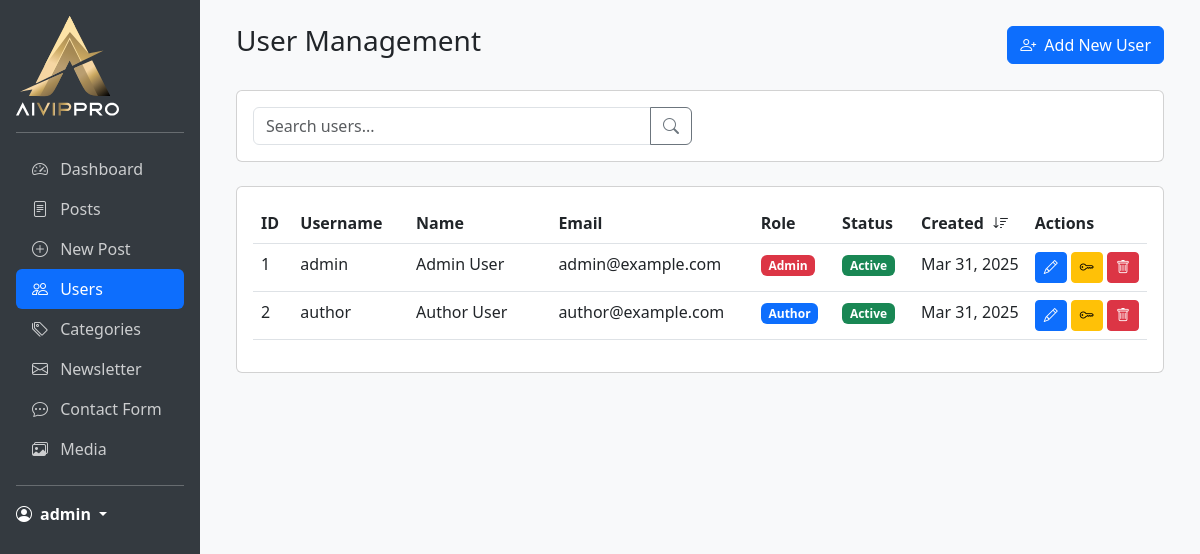
Page /admin/index.php?page=users (signed in) on the committed database.
### tables this page shows
CREATE TABLE IF NOT EXISTS users (
    id INT PRIMARY KEY AUTO_INCREMENT,
    username VARCHAR(50) NOT NULL UNIQUE,
    email VARCHAR(100) NOT NULL UNIQUE,
    password VARCHAR(255) NOT NULL,
    first_name VARCHAR(50) NOT NULL,
    last_name VARCHAR(50) NOT NULL,
    role ENUM('admin', 'author') NOT NULL DEFAULT 'author',
    status ENUM('active', 'inactive') NOT NULL DEFAULT 'active',
    last_login DATETIME,
    created_at DATETIME NOT NULL DEFAULT CURRENT_TIMESTAMP,
    updated_at DATETIME NOT NULL DEFAULT CURRENT_TIMESTAMP ON UPDATE CURRENT_TIMESTAMP,
    INDEX idx_username (username),
    INDEX idx_email (email),
    INDEX idx_role (role),
    INDEX idx_status (status)
);

### admin/pages/users.php (the view, shortened to what this page needs)
<?php
$page = isset($_GET['page_num']) ? (int)$_GET['page_num'] : 1;
$limit = 10;
$search = isset($_GET['search']) ? $_GET['search'] : '';
$sort_column = isset($_GET['sort']) ? $_GET['sort'] : 'created_at';
$sort_direction = isset($_GET['direction']) ? $_GET['direction'] : 'desc';
$db = new Database();
$conn = $db->getConnection();
$query = "SELECT * FROM users WHERE 1=1";
$params = [];
$types = "";
$offset = ($page - 1) * $limit;
$query .= " ORDER BY $sort_column $sort_direction LIMIT ? OFFSET ?";
$params[] = $limit;
$params[] = $offset;
$types .= "ii";
$stmt = $conn->prepare($query);
if (!empty($params)) {
    $stmt->bind_param($types, ...$params);
}
$stmt->execute();
$users = $stmt->get_result();
?>
<div class="container-fluid">
    <div class="d-flex justify-content-between align-items-center mb-4">
        <h1 class="h3">User Management</h1>
        <button type="button" class="btn btn-primary" data-bs-toggle="modal" data-bs-target="#addUserModal">
            <i class="bi bi-person-plus me-2"></i>Add New User
        </button>
    </div>
    <div class="card mb-4">
        <div class="card-body">
            <form method="GET" class="row g-3">
                <div class="col-md-6">
                    <div class="input-group">
                        <input type="text" class="form-control" name="search" placeholder="Search users..."
                               value="<?php echo htmlspecialchars($search); ?>">
                        <button class="btn btn-outline-secondary" type="submit">
                            <i class="bi bi-search"></i>
                        </button>
                    </div>
                </div>
            </form>
        </div>
    </div>
    <div class="card">
        <div class="card-body">
            <div class="table-responsive">
                <table class="table table-hover">
                    <thead>
                        <tr>
                            <th class="sortable" data-column="id">
                                ID
                            </th>
                            <th class="sortable" data-column="username">
                                Username
                            </th>
                            <th class="sortable" data-column="first_name">
                                Name
                            </th>
                            <th class="sortable" data-column="email">
                                Email
                            </th>
                            <th class="sortable" data-column="role">
                                Role
                            </th>
                            <th class="sortable" data-column="status">
                                Status
                            </th>
                            <th class="sortable" data-column="created_at">
                                Created
                                <?php if ($sort_column === 'created_at'): ?>
                                    <i class="bi bi-sort-<?php echo $sort_direction === 'asc' ? 'up' : 'down'; ?>"></i>
                                <?php endif; ?>
                            </th>
                            <th>Actions</th>
                        </tr>
                    </thead>
                    <tbody>
                        <?php while ($user = $users->fetch_assoc()): ?>
                        <tr>
                            <td><?php echo $user['id']; ?></td>
                            <td><?php echo htmlspecialchars($user['username']); ?></td>
                            <td><?php echo htmlspecialchars($user['first_name'] . ' ' . $user['last_name']); ?></td>
                            <td><?php echo htmlspecialchars($user['email']); ?></td>
                            <td>
                                <span class="badge bg-<?php echo $user['role'] === 'admin' ? 'danger' : 'primary'; ?>">
                                    <?php echo ucfirst($user['role']); ?>
                                </span>
                            </td>
                            <td>
                                <span class="badge bg-<?php echo $user['status'] === 'active' ? 'success' : 'warning'; ?>">
                                    <?php echo ucfirst($user['status']); ?>
                                </span>
                            </td>
                            <td><?php echo date('M j, Y', strtotime($user['created_at'])); ?></td>
                            <td>
                                <button class="btn btn-sm btn-primary edit-user" data-user='<?php echo json_encode($user); ?>'>
                                    <i class="bi bi-pencil"></i>
                                </button>
                                <button class="btn btn-sm btn-warning reset-password" data-id="<?php echo $user['id']; ?>">
                                    <i class="bi bi-key"></i>
                                </button>
                                <button class="btn btn-sm btn-danger delete-user" data-id="<?php echo $user['id']; ?>">
                                    <i class="bi bi-trash"></i>
                                </button>
                            </td>
                        </tr>
                        <?php endwhile; ?>
                    </tbody>
                </table>
            </div>
        </div>
    </div>
</div>

### admin/pages/users.php (style rules this page uses)
.sortable { cursor: pointer; user-select: none; }
.sortable i { margin-left: 5px; }
.table th:nth-child(1), .table td:nth-child(1) { width: 5%; }
.table th:nth-child(2), .table td:nth-child(2) { width: 15%; }
.table th:nth-child(3), .table td:nth-child(3) { width: 20%; }
.table th:nth-child(4), .table td:nth-child(4) { width: 25%; }
.table th:nth-child(5), .table td:nth-child(5) { width: 10%; }
.table th:nth-child(6), .table td:nth-child(6) { width: 10%; }
.table th:nth-child(7), .table td:nth-child(7) { width: 10%; }
.table th:nth-child(8), .table td:nth-child(8) { width: 5%; }
.table td, .table th { white-space: nowrap; overflow: hidden; text-overflow: ellipsis; }

### rows in the picture
users: id "1", username "admin", first_name+last_name "Admin User", email "admin@example.com", role "Admin", status "Active", created_at "Mar 31, 2025"
users: id "2", username "author", first_name+last_name "Author User", email "author@example.com", role "Author", status "Active", created_at "Mar 31, 2025"

### other values in the picture
$_SESSION['username'] "admin"
